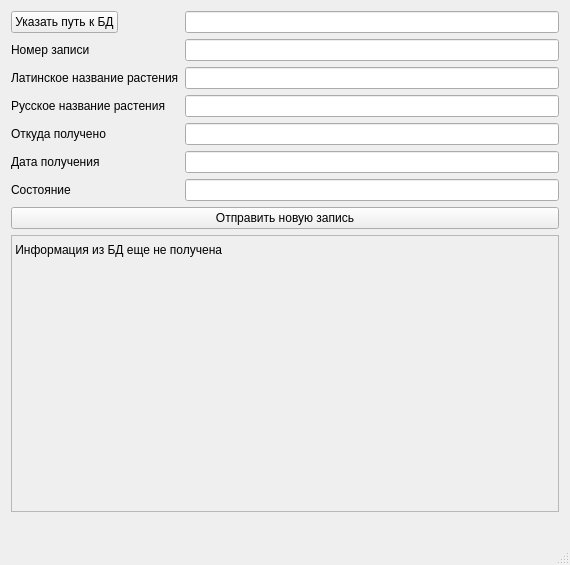
<?xml version="1.0" encoding="UTF-8"?>
<ui version="4.0">
 <class>MainWindow</class>
 <widget class="QMainWindow" name="MainWindow">
  <property name="geometry">
   <rect>
    <x>0</x>
    <y>0</y>
    <width>570</width>
    <height>565</height>
   </rect>
  </property>
  <property name="windowTitle">
   <string>MainWindow</string>
  </property>
  <widget class="QWidget" name="centralWidget">
   <layout class="QFormLayout" name="formLayout">
    <item row="0" column="0">
     <widget class="QPushButton" name="pushButton">
      <property name="text">
       <string>Указать путь к БД</string>
      </property>
     </widget>
    </item>
    <item row="0" column="1">
     <widget class="QLineEdit" name="lineEdit"/>
    </item>
    <item row="2" column="0">
     <widget class="QLabel" name="label">
      <property name="text">
       <string>Номер записи</string>
      </property>
     </widget>
    </item>
    <item row="2" column="1">
     <widget class="QLineEdit" name="id_s"/>
    </item>
    <item row="4" column="0">
     <widget class="QLabel" name="label_2">
      <property name="text">
       <string>Латинское название растения</string>
      </property>
     </widget>
    </item>
    <item row="4" column="1">
     <widget class="QLineEdit" name="lat_name_s"/>
    </item>
    <item row="5" column="0">
     <widget class="QLabel" name="label_3">
      <property name="text">
       <string>Русское название растения</string>
      </property>
     </widget>
    </item>
    <item row="5" column="1">
     <widget class="QLineEdit" name="rus_name_s"/>
    </item>
    <item row="6" column="0">
     <widget class="QLabel" name="label_4">
      <property name="text">
       <string>Откуда получено</string>
      </property>
     </widget>
    </item>
    <item row="6" column="1">
     <widget class="QLineEdit" name="from"/>
    </item>
    <item row="7" column="0">
     <widget class="QLabel" name="label_5">
      <property name="text">
       <string>Дата получения</string>
      </property>
     </widget>
    </item>
    <item row="7" column="1">
     <widget class="QLineEdit" name="datap_s"/>
    </item>
    <item row="8" column="0">
     <widget class="QLabel" name="label_6">
      <property name="text">
       <string>Состояние</string>
      </property>
     </widget>
    </item>
    <item row="8" column="1">
     <widget class="QLineEdit" name="status_s"/>
    </item>
    <item row="10" column="0" colspan="2">
     <widget class="QPushButton" name="pushButton_2">
      <property name="text">
       <string>Отправить новую запись</string>
      </property>
     </widget>
    </item>
    <item row="13" column="0">
     <widget class="QLabel" name="label_7">
      <property name="text">
       <string/>
      </property>
     </widget>
    </item>
    <item row="11" column="0" colspan="2">
     <widget class="QScrollArea" name="db_vivei">
      <property name="minimumSize">
       <size>
        <width>0</width>
        <height>200</height>
       </size>
      </property>
      <property name="widgetResizable">
       <bool>true</bool>
      </property>
      <widget class="QWidget" name="scrollAreaWidgetContents">
       <property name="geometry">
        <rect>
         <x>0</x>
         <y>0</y>
         <width>554</width>
         <height>196</height>
        </rect>
       </property>
       <widget class="QLabel" name="db_out">
        <property name="geometry">
         <rect>
          <x>0</x>
          <y>0</y>
          <width>541</width>
          <height>27</height>
         </rect>
        </property>
        <property name="text">
         <string> Информация из БД еще не получена</string>
        </property>
       </widget>
      </widget>
     </widget>
    </item>
   </layout>
  </widget>
  <widget class="QStatusBar" name="statusBar"/>
 </widget>
 <layoutdefault spacing="6" margin="11"/>
 <resources/>
 <connections/>
</ui>
